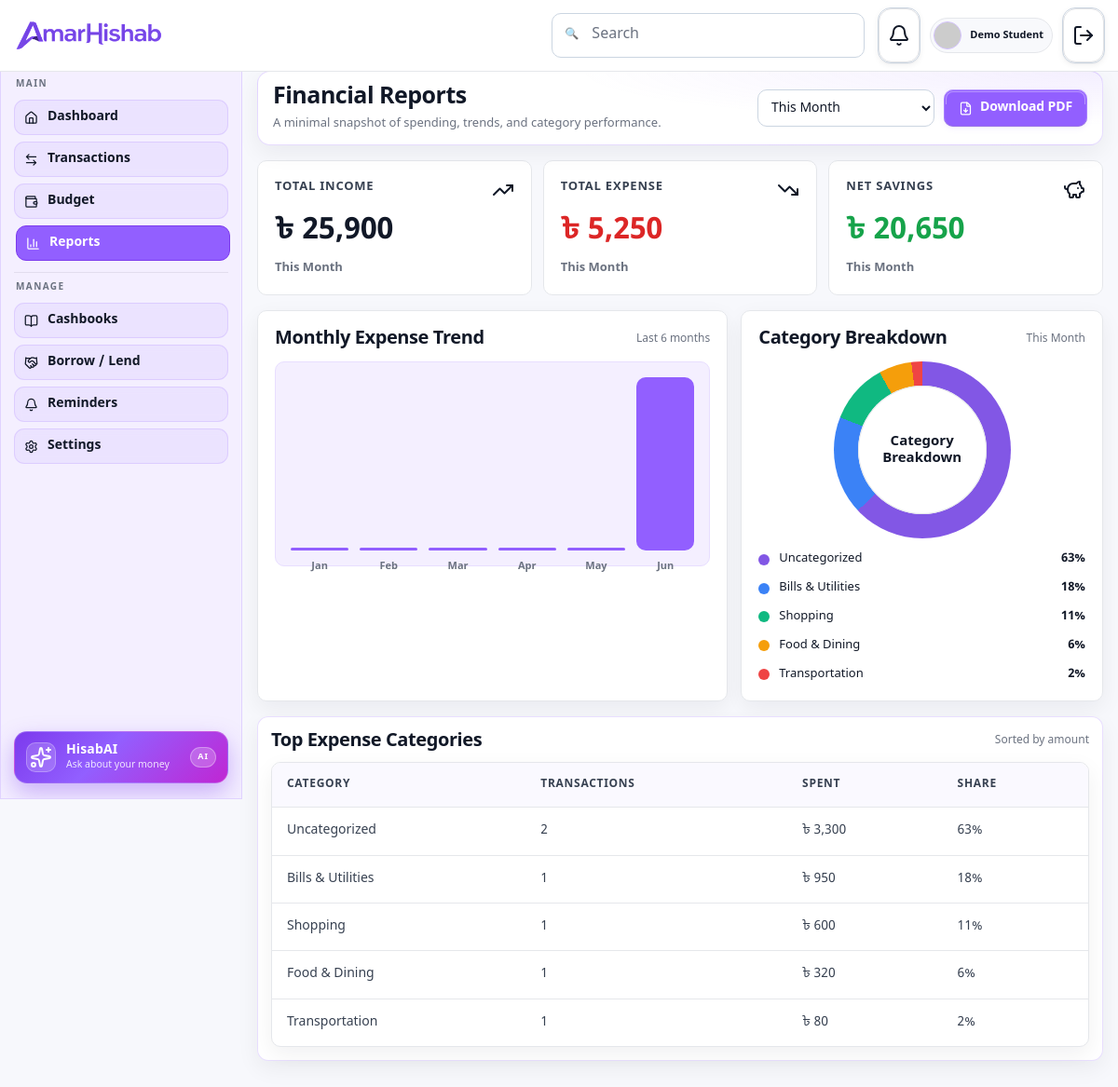
The page /pages/reports.php (signed in) on the database its author committed.
### tables this page shows
CREATE TABLE budget_categories (
	id           INT UNSIGNED AUTO_INCREMENT PRIMARY KEY,
	user_id      INT UNSIGNED NOT NULL,
	cashbook_id  INT UNSIGNED NULL,
	name         VARCHAR(120) NOT NULL,
	icon         VARCHAR(60)  NULL,
	color        VARCHAR(20)  NULL,
	limit_amount DECIMAL(12,2) NOT NULL DEFAULT 0,
	created_at   TIMESTAMP    NOT NULL DEFAULT CURRENT_TIMESTAMP,
	CONSTRAINT fk_budget_user FOREIGN KEY (user_id)
		REFERENCES users(id) ON DELETE CASCADE,
	CONSTRAINT fk_budget_cashbook FOREIGN KEY (cashbook_id)
		REFERENCES cashbooks(id) ON DELETE SET NULL,
	INDEX idx_budget_user (user_id)
);

### includes/helpers.php (called while the page is built, shortened)
<?php
function e(?string $value): string
{
	return htmlspecialchars($value ?? '', ENT_QUOTES, 'UTF-8');
}
function taka($amount): string
{
	$value = is_numeric($amount) ? (float) $amount : 0.0;
	return '৳ ' . number_format($value);
}

### includes/auth.php (called while the page is built, shortened)
<?php
function current_user(): ?array
{
	return $_SESSION['user'] ?? null;
}

### includes/reports.php (called while the page is built, shortened)
<?php
require_once __DIR__ . '/../config/db.php';
function report_period(string $period): array
{
	switch ($period) {
		case 'this_month':
		default:
			return [date('Y-m-01'), date('Y-m-d'), 'This Month'];
	}
}
function report_totals(int $userId, string $from, string $to): array
{
	$stmt = db()->prepare(
		'SELECT
			COALESCE(SUM(CASE WHEN direction = \'in\'  THEN amount END), 0) AS income,
			COALESCE(SUM(CASE WHEN direction = \'out\' THEN amount END), 0) AS expense
		FROM transactions
		WHERE user_id = ? AND occurred_at BETWEEN ? AND ?'
	);
	$stmt->execute([$userId, $from . ' 00:00:00', $to . ' 23:59:59']);
	$row = $stmt->fetch();
	$row['net'] = (float) $row['income'] - (float) $row['expense'];
	return $row;
}
function monthly_expense_trend(int $userId, int $months = 6): array
{
	$stmt = db()->prepare(
		'SELECT DATE_FORMAT(occurred_at, \'%Y-%m\') AS ym, SUM(amount) AS total
		FROM transactions
		WHERE user_id = ? AND direction = \'out\'
			AND occurred_at >= DATE_SUB(DATE_FORMAT(CURDATE(), \'%Y-%m-01\'), INTERVAL ? MONTH)
		GROUP BY ym'
	);
	$stmt->execute([$userId, $months - 1]);
	$byMonth = [];
	foreach ($stmt->fetchAll() as $r) {
		$byMonth[$r['ym']] = (float) $r['total'];
	}
	$out = [];
	for ($i = $months - 1; $i >= 0; $i--) {
		$ts = strtotime("first day of -$i month");
		$ym = date('Y-m', $ts);
		$out[] = ['label' => date('M', $ts), 'total' => $byMonth[$ym] ?? 0.0];
	}
	return $out;
}
function category_breakdown(int $userId, string $from, string $to): array
{
	$stmt = db()->prepare(
		'SELECT COALESCE(bc.name, \'Uncategorized\') AS name,
				COUNT(*) AS txn_count, SUM(t.amount) AS spent
		FROM transactions t
		LEFT JOIN budget_categories bc ON bc.id = t.category_id
		WHERE t.user_id = ? AND t.direction = \'out\'
			AND t.occurred_at BETWEEN ? AND ?
		GROUP BY name
		ORDER BY spent DESC'
	);
	$stmt->execute([$userId, $from . ' 00:00:00', $to . ' 23:59:59']);
	$rows  = $stmt->fetchAll();
	$total = array_sum(array_map(fn($r) => (float) $r['spent'], $rows));
	return $rows;
}

### config/db.php (called while the page is built, shortened)
<?php
function app_config(): array
{
	$local  = __DIR__ . '/config.local.php';
	$sample = __DIR__ . '/config.sample.php';
	$config = file_exists($local) ? require $local : require $sample;
	return $config;
}
function db(): PDO
{
	static $pdo = null;
	if ($pdo instanceof PDO) {
		return $pdo;
	}
	$cfg = app_config()['db'];
	$host    = getenv('DB_HOST')    ?: $cfg['host'];
	$port    = getenv('DB_PORT')    ?: $cfg['port'];
	$name    = getenv('DB_NAME')    ?: $cfg['name'];
	$charset = getenv('DB_CHARSET') ?: $cfg['charset'];
	$user    = getenv('DB_USER')    ?: $cfg['user'];
	$pass    = getenv('DB_PASS') !== false ? getenv('DB_PASS') : $cfg['pass'];
	$dsn = sprintf('mysql:host=%s;port=%s;dbname=%s;charset=%s', $host, $port, $name, $charset);
	$options = [
		PDO::ATTR_ERRMODE            => PDO::ERRMODE_EXCEPTION,
		PDO::ATTR_DEFAULT_FETCH_MODE => PDO::FETCH_ASSOC,
		PDO::ATTR_EMULATE_PREPARES   => false,
	];
	$ssl = getenv('DB_SSL') !== false ? getenv('DB_SSL') : ($cfg['ssl'] ?? false);
	if (filter_var($ssl, FILTER_VALIDATE_BOOLEAN)) {
		$options[PDO::MYSQL_ATTR_SSL_VERIFY_SERVER_CERT] = false;
		$options[PDO::MYSQL_ATTR_SSL_CA] = getenv('DB_SSL_CA') ?: ($cfg['ssl_ca'] ?? null);
		if (empty($options[PDO::MYSQL_ATTR_SSL_CA])) {
			unset($options[PDO::MYSQL_ATTR_SSL_CA]);
		}
	}
	$pdo = new PDO($dsn, $user, $pass, $options);
	return $pdo;
}

### includes/budget.php (called while the page is built, shortened)
<?php
require_once __DIR__ . '/../config/db.php';
function budget_categories_with_spent(int $userId, ?int $cashbookId = null): array
{
	$where  = ['bc.user_id = ?'];
	$params = [$userId];
	$sql = 'SELECT bc.id, bc.name, bc.icon, bc.color, bc.limit_amount, bc.cashbook_id,
				c.name AS cashbook_name,
				COALESCE((
					SELECT SUM(t.amount) FROM transactions t
					WHERE t.category_id = bc.id AND t.direction = \'out\'
					  AND t.occurred_at BETWEEN DATE_FORMAT(CURDATE(), \'%Y-%m-01 00:00:00\') AND DATE_FORMAT(LAST_DAY(CURDATE()), \'%Y-%m-%d 23:59:59\')
				), 0) AS spent
			FROM budget_categories bc
			LEFT JOIN cashbooks c ON c.id = bc.cashbook_id
			WHERE ' . implode(' AND ', $where) . '
			ORDER BY bc.name';
	$stmt = db()->prepare($sql);
	$stmt->execute($params);
	return $stmt->fetchAll();
}

### pages/reports.php (the view, shortened to what this page needs)
<?php
require_once __DIR__ . '/../includes/reports.php';
$userId = current_user()['id'];
$periods = ['this_month' => 'This Month', 'last_month' => 'Last Month', 'last_3_months' => 'Last 3 Months', 'this_year' => 'This Year'];
$period  = array_key_exists($_GET['period'] ?? '', $periods) ? $_GET['period'] : 'this_month';
[$from, $to, $periodLabel] = report_period($period);
$totals    = report_totals($userId, $from, $to);
$trend     = monthly_expense_trend($userId, 6);
$breakdown = category_breakdown($userId, $from, $to);
$maxTrend  = max(array_map(fn($m) => $m['total'], $trend)) ?: 1;
$palette   = ['#8257e5', '#3b82f6', '#10b981', '#f59e0b', '#ef4444', '#8b5cf6'];
?>
<!DOCTYPE html>
<html lang="en">
<head>
	<link rel="stylesheet" href="../styles/main.css" />
	<link rel="stylesheet" href="../styles/pages/dashboard.css" />
	<link rel="stylesheet" href="../styles/pages/reports.css" />
</head>
<body data-page-title="Reports">
	<div class="dashboard-layout">
		<?php include __DIR__ . '/../partials/navbar.php'; ?>
		<div class="dashboard-body">
			<?php include __DIR__ . '/../partials/sidebar.php'; ?>
			<main class="dashboard-main reports-main">
				<section class="container-wide reports-page">
					<header class="reports-hero surface">
						<div class="reports-hero-copy">
							<h1>Financial Reports</h1>
							<p>A minimal snapshot of spending, trends, and category performance.</p>
						</div>
						<div class="reports-hero-actions">
							<form class="reports-filter-wrap" method="get" id="reports-period-form">
								<select id="reports-period-filter" class="select reports-period-filter" name="period" onchange="this.form.submit()">
									<?php foreach ($periods as $key => $label): ?>
										<option value="<?= e($key) ?>" <?= $period === $key ? 'selected' : '' ?>><?= e($label) ?></option>
									<?php endforeach; ?>
								</select>
							</form>
							<button
								class="btn btn-primary btn-sm reports-download-btn"
								type="button"
								data-modal-target="#reports-download-modal"
								aria-haspopup="dialog"
								aria-controls="reports-download-modal"
								aria-label="Download PDF report"
							>
								<i data-lucide="file-down" aria-hidden="true"></i>
								<span>Download PDF</span>
							</button>
						</div>
					</header>
					<section class="quick-grid" aria-label="Report KPIs">
						<article class="stat-card">
							<div class="stat-top">
								<span class="stat-title">Total Income</span>
								<i data-lucide="trending-up" aria-hidden="true"></i>
							</div>
							<div class="stat-value"><?= e(taka($totals['income'])) ?></div>
							<div class="stat-sub"><?= e($periodLabel) ?></div>
						</article>
						<article class="stat-card">
							<div class="stat-top">
								<span class="stat-title">Total Expense</span>
								<i data-lucide="trending-down" aria-hidden="true"></i>
							</div>
							<div class="stat-value" style="color:var(--color-danger)"><?= e(taka($totals['expense'])) ?></div>
							<div class="stat-sub"><?= e($periodLabel) ?></div>
						</article>
						<article class="stat-card">
							<div class="stat-top">
								<span class="stat-title">Net Savings</span>
								<i data-lucide="piggy-bank" aria-hidden="true"></i>
							</div>
							<div class="stat-value" style="color:<?= $totals['net'] >= 0 ? 'var(--color-success)' : 'var(--color-danger)' ?>"><?= e(taka($totals['net'])) ?></div>
							<div class="stat-sub"><?= e($periodLabel) ?></div>
						</article>
					</section>
					<section class="reports-insights-grid" aria-label="Report visual insights">
						<article class="chart-card">
							<header class="reports-section-head">
								<h2>Monthly Expense Trend</h2>
								<p>Last 6 months</p>
							</header>
							<div class="chart-area">
								<?php foreach ($trend as $m): ?>
									<?php $h = (int) round($m['total'] / $maxTrend * 100); ?>
									<div class="bar" style="height: <?= max($h, 2) ?>%" title="<?= e(taka($m['total'])) ?>"><span><?= e($m['label']) ?></span></div>
								<?php endforeach; ?>
							</div>
						</article>
						<article class="chart-card">
							<header class="reports-section-head">
								<h2>Category Breakdown</h2>
								<p><?= e($periodLabel) ?></p>
							</header>
							<?php
								$top = array_slice($breakdown, 0, 5);
								$stops = [];
								$cursor = 0;
								foreach ($top as $i => $row) {
									$color = $palette[$i % count($palette)];
									$end   = $cursor + (float) $row['share'];
									$stops[] = "$color {$cursor}% {$end}%";
									$cursor  = $end;
								}
								$gradient = empty($stops) ? '#e5e7eb 0 100%' : implode(',', $stops);
							?>
							<?php if (empty($top)): ?>
								<p class="reports-empty">No expenses in this period.</p>
							<?php else: ?>
								<div class="donut reports-donut" style="background:conic-gradient(<?= $gradient ?>);"></div>
								<div class="legend">
									<?php foreach ($top as $i => $row): ?>
										<div class="legend-item">
											<div class="legend-left"><span class="dot" style="background:<?= $palette[$i % count($palette)] ?>;"></span><span><?= e($row['name']) ?></span></div>
											<strong><?= (int) $row['share'] ?>%</strong>
										</div>
									<?php endforeach; ?>
								</div>
							<?php endif; ?>
						</article>
					</section>
					<section class="reports-table-card surface">
						<header class="reports-section-head reports-table-head">
							<h2>Top Expense Categories</h2>
							<p>Sorted by amount</p>
						</header>
						<div class="table-wrap">
							<table>
								<thead>
									<tr>
										<th>Category</th>
										<th>Transactions</th>
										<th>Spent</th>
										<th>Share</th>
									</tr>
								</thead>
								<tbody>
									<?php if (empty($breakdown)): ?>
										<tr><td colspan="4" class="reports-empty-row">No expenses in this period.</td></tr>
									<?php else: ?>
										<?php foreach ($breakdown as $row): ?>
											<tr>
												<td><?= e($row['name']) ?></td>
												<td><?= (int) $row['txn_count'] ?></td>
												<td><?= e(taka($row['spent'])) ?></td>
												<td><?= (int) $row['share'] ?>%</td>
											</tr>
										<?php endforeach; ?>
									<?php endif; ?>
								</tbody>
							</table>
						</div>
					</section>
				</section>
			</main>
		</div>
	</div>
</body>
</html>

### styles/pages/dashboard.css (style rules this page uses)
.dashboard-layout { --dashboard-topbar-height: 58px; min-height: 100vh; min-height: 100dvh; padding-top: var(--dashboard-topbar-height); background: var(--color-bg); }
.dashboard-body { min-height: calc(100vh - var(--dashboard-topbar-height)); min-height: calc(100dvh - var(--dashboard-topbar-height)); }
.dashboard-main { margin-left: var(--sidebar-width); min-width: 0; min-height: calc(100vh - var(--dashboard-topbar-height)); min-height: calc(100dvh - var(--dashboard-topbar-height)); background: var(--color-bg); }
.dashboard-main { padding: 48px 36px; }
.stat-top { display: flex; align-items: center; justify-content: space-between; gap: 14px; }
.stat-title { font-size: 13px; font-weight: 700; color: var(--color-text-secondary); margin: 0 0 4px; }
.stat-value { font-size: 32px; font-weight: 800; margin: 0; line-height: 1.05; }
.stat-sub { margin: 12px 0 0; font-size: 13px; font-weight: 700; }
@media (max-width: 88rem) { .dashboard-main { margin-left: var(--sidebar-width); } }

### styles/pages/reports.css (style rules this page uses)
.reports-main { padding: 18px 0 28px; }
.reports-page { display: grid; gap: 16px; }
.reports-hero { display: flex; align-items: center; justify-content: space-between; gap: 14px; padding: 14px 16px; border-radius: 14px; border: 1px solid rgba(146, 95, 255, 0.22); background: radial-gradient(120% 140% at 100% 0%, rgba(146, 95, 255, 0.1) 0%, rgba(146, 95, 255, 0) 52%), #fff; }
.reports-hero-copy { display: grid; gap: 4px; }
.reports-hero-copy h1 { margin: 0; font-size: 25px; line-height: 1.15; }
.reports-hero-copy p { margin: 0; font-size: 13px; line-height: 1.35; color: var(--color-text-muted); }
.reports-hero-actions { display: inline-flex; align-items: center; gap: 10px; flex-wrap: wrap; margin-left: auto; }
.reports-filter-wrap { width: 190px; }
.reports-period-filter { height: 40px; min-height: 40px; font-size: 14px; padding-inline: 10px; padding-block: 0; border-radius: 10px; background: #fff; }
.reports-download-btn { height: 40px; min-height: 40px; padding-inline: 16px; gap: 8px; }
.reports-download-btn i, .reports-download-btn svg { width: 15px; height: 15px; stroke-width: 2; }
.reports-insights-grid { display: grid; grid-template-columns: 1.3fr 1fr; gap: 14px; }
.reports-section-head { display: flex; align-items: center; justify-content: space-between; gap: 12px; margin-bottom: 12px; }
.reports-section-head h2 { margin: 0; font-size: 20px; line-height: 1.2; }
.reports-section-head p { margin: 0; font-size: 12px; color: var(--color-text-muted); }
.reports-donut { border: none; background: conic-gradient( #8257e5 0 32%, #3b82f6 32% 53%, #10b981 53% 71%, #f59e0b 71% 85%, #ef4444 85% 100% ); }
.reports-donut::after { content: "Category\A Breakdown"; }
.reports-table-card { padding: 14px; border-radius: 12px; display: grid; gap: 10px; background: #fff; border: 1px solid rgba(146, 95, 255, 0.2); }
.reports-table-head { margin-bottom: 0; }

### styles/typography.css (style rules this page uses)
body { font-family: var(--font-family-base); font-size: var(--font-size-300); font-weight: var(--font-weight-regular); line-height: var(--line-height-body); color: var(--color-text-primary); }
h1, h2, h3, h4, h5, h6 { color: var(--color-text-primary); font-weight: var(--font-weight-bold); line-height: var(--line-height-heading); letter-spacing: -0.02em; }
h1 { font-size: clamp(2rem, 1.4rem + 2vw, 2.75rem); line-height: var(--line-height-tight); }
h2 { font-size: clamp(1.625rem, 1.2rem + 1.4vw, 2.125rem); }
p { color: var(--color-text-secondary); }
strong, b { font-weight: var(--font-weight-semibold); }

### styles/layout.css (style rules this page uses)
body { background: var(--color-bg); }
main { display: block; }
.container-wide { width: min(100% - (var(--space-4) * 2), var(--container-max-wide)); margin-inline: auto; }
.surface { border: 1px solid var(--color-border); border-radius: var(--radius-lg); background: var(--color-surface); box-shadow: var(--shadow-sm); }

### styles/components/inputs.css (style rules this page uses)
.input, .select, .textarea { width: 100%; border: 1px solid var(--color-border-strong); background: var(--color-surface); color: var(--color-text-primary); border-radius: 10px; padding: 14px 16px; outline: none; transition: border-color var(--duration-fast) var(--easing-standard), box-shadow var(--duration-fast) var(--easing-standard); }

### styles/utilities.css (style rules this page uses)
.scroll-smooth, html { scroll-behavior: smooth; }
main > section { animation: soft-in 0.7s var(--easing-standard) both; }
.surface, .transaction-card, .tx-item, .modal { animation: rise-in 0.6s var(--easing-standard) both; }

### rows shown on the page
budget_categories: name "Transportation", id "2", cashbook "1", spent "৳ 80"

### other values the page prints
$navUser['name'] "Demo Student"
taka($totals['income']) "৳ 25,900"
$periodLabel "This Month"
taka($totals['expense']) "৳ 5,250"
taka($totals['net']) "৳ 20,650"
$m['label'] "Jan"
$m['label'] "Feb"
$m['label'] "Mar"
$m['label'] "Apr"
$m['label'] "May"
$m['label'] "Jun"
$row['name'] "Uncategorized"
$row['share'] "63"
$row['name'] "Bills & Utilities"
$row['share'] "18"
